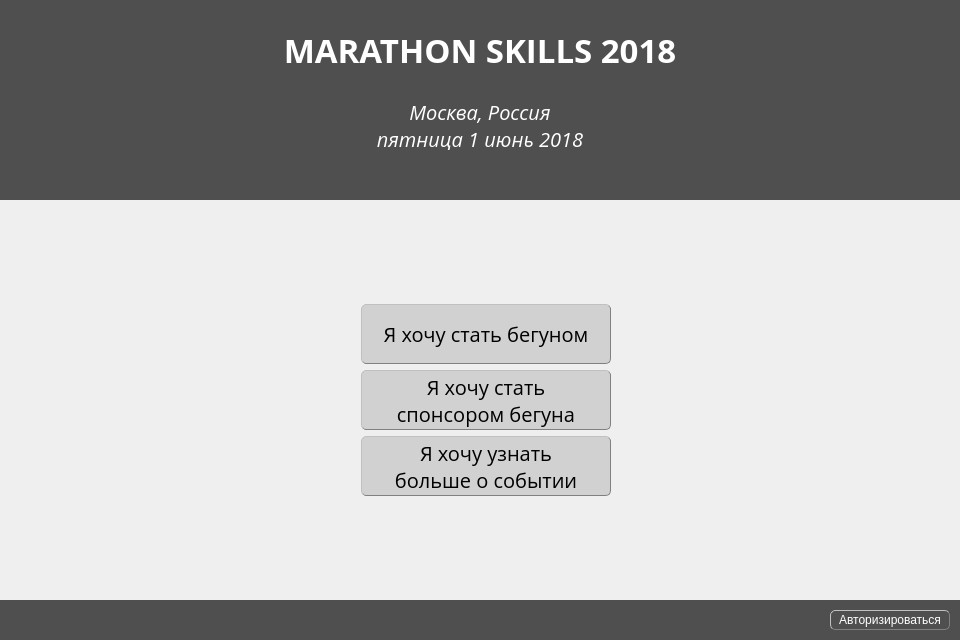
<?xml version="1.0" encoding="UTF-8"?>
<ui version="4.0">
 <class>Widget</class>
 <widget class="QWidget" name="Widget">
  <property name="geometry">
   <rect>
    <x>0</x>
    <y>0</y>
    <width>960</width>
    <height>640</height>
   </rect>
  </property>
  <property name="minimumSize">
   <size>
    <width>960</width>
    <height>640</height>
   </size>
  </property>
  <property name="windowTitle">
   <string>Marathon Skills 2017</string>
  </property>
  <property name="layoutDirection">
   <enum>Qt::LeftToRight</enum>
  </property>
  <layout class="QVBoxLayout" name="verticalLayout">
   <property name="spacing">
    <number>0</number>
   </property>
   <property name="leftMargin">
    <number>0</number>
   </property>
   <property name="topMargin">
    <number>0</number>
   </property>
   <property name="rightMargin">
    <number>0</number>
   </property>
   <property name="bottomMargin">
    <number>0</number>
   </property>
   <item>
    <widget class="QWidget" name="highest_panel" native="true">
     <property name="minimumSize">
      <size>
       <width>960</width>
       <height>200</height>
      </size>
     </property>
     <property name="maximumSize">
      <size>
       <width>16777215</width>
       <height>200</height>
      </size>
     </property>
     <property name="sizeIncrement">
      <size>
       <width>1</width>
       <height>0</height>
      </size>
     </property>
     <property name="styleSheet">
      <string notr="true">background-color: rgb(79, 79, 79);</string>
     </property>
     <layout class="QVBoxLayout" name="verticalLayout_2">
      <property name="spacing">
       <number>0</number>
      </property>
      <property name="leftMargin">
       <number>0</number>
      </property>
      <property name="topMargin">
       <number>0</number>
      </property>
      <property name="rightMargin">
       <number>0</number>
      </property>
      <property name="bottomMargin">
       <number>0</number>
      </property>
      <item>
       <widget class="QLabel" name="label">
        <property name="minimumSize">
         <size>
          <width>960</width>
          <height>100</height>
         </size>
        </property>
        <property name="maximumSize">
         <size>
          <width>16777215</width>
          <height>100</height>
         </size>
        </property>
        <property name="font">
         <font>
          <family>Open Sans</family>
          <pointsize>25</pointsize>
          <weight>75</weight>
          <bold>true</bold>
         </font>
        </property>
        <property name="layoutDirection">
         <enum>Qt::RightToLeft</enum>
        </property>
        <property name="styleSheet">
         <string notr="true">color: white
</string>
        </property>
        <property name="text">
         <string>MARATHON SKILLS 2018</string>
        </property>
        <property name="alignment">
         <set>Qt::AlignCenter</set>
        </property>
       </widget>
      </item>
      <item>
       <widget class="QLabel" name="label_2">
        <property name="minimumSize">
         <size>
          <width>960</width>
          <height>50</height>
         </size>
        </property>
        <property name="maximumSize">
         <size>
          <width>16777215</width>
          <height>50</height>
         </size>
        </property>
        <property name="font">
         <font>
          <family>Open Sans</family>
          <pointsize>15</pointsize>
          <italic>true</italic>
         </font>
        </property>
        <property name="layoutDirection">
         <enum>Qt::RightToLeft</enum>
        </property>
        <property name="styleSheet">
         <string notr="true">color: white</string>
        </property>
        <property name="text">
         <string>Москва, Россия
пятница 1 июнь 2018</string>
        </property>
        <property name="alignment">
         <set>Qt::AlignCenter</set>
        </property>
       </widget>
      </item>
      <item>
       <spacer name="verticalSpacer">
        <property name="orientation">
         <enum>Qt::Vertical</enum>
        </property>
        <property name="sizeHint" stdset="0">
         <size>
          <width>0</width>
          <height>0</height>
         </size>
        </property>
       </spacer>
      </item>
     </layout>
    </widget>
   </item>
   <item>
    <widget class="QWidget" name="middle_panel" native="true">
     <property name="minimumSize">
      <size>
       <width>960</width>
       <height>400</height>
      </size>
     </property>
     <property name="sizeIncrement">
      <size>
       <width>1</width>
       <height>1</height>
      </size>
     </property>
     <property name="focusPolicy">
      <enum>Qt::NoFocus</enum>
     </property>
     <property name="layoutDirection">
      <enum>Qt::LeftToRight</enum>
     </property>
     <layout class="QFormLayout" name="formLayout">
      <property name="sizeConstraint">
       <enum>QLayout::SetDefaultConstraint</enum>
      </property>
      <property name="fieldGrowthPolicy">
       <enum>QFormLayout::AllNonFixedFieldsGrow</enum>
      </property>
      <property name="rowWrapPolicy">
       <enum>QFormLayout::DontWrapRows</enum>
      </property>
      <property name="labelAlignment">
       <set>Qt::AlignCenter</set>
      </property>
      <property name="formAlignment">
       <set>Qt::AlignCenter</set>
      </property>
      <item row="1" column="1">
       <widget class="QPushButton" name="pushButton">
        <property name="minimumSize">
         <size>
          <width>95</width>
          <height>60</height>
         </size>
        </property>
        <property name="maximumSize">
         <size>
          <width>250</width>
          <height>60</height>
         </size>
        </property>
        <property name="sizeIncrement">
         <size>
          <width>0</width>
          <height>0</height>
         </size>
        </property>
        <property name="font">
         <font>
          <family>Open Sans</family>
          <pointsize>15</pointsize>
         </font>
        </property>
        <property name="cursor">
         <cursorShape>PointingHandCursor</cursorShape>
        </property>
        <property name="styleSheet">
         <string notr="true">background-color: rgb(209, 209, 209);
border-style: outset;
border-width: 1px;
border-radius: 5px;
border-color: beige;
min-width: 7em;
padding: 1px;
border-color: grey;
</string>
        </property>
        <property name="text">
         <string>Я хочу стать бегуном</string>
        </property>
        <property name="default">
         <bool>false</bool>
        </property>
        <property name="flat">
         <bool>false</bool>
        </property>
       </widget>
      </item>
      <item row="2" column="1">
       <widget class="QPushButton" name="pushButton_2">
        <property name="minimumSize">
         <size>
          <width>95</width>
          <height>60</height>
         </size>
        </property>
        <property name="maximumSize">
         <size>
          <width>250</width>
          <height>60</height>
         </size>
        </property>
        <property name="sizeIncrement">
         <size>
          <width>0</width>
          <height>0</height>
         </size>
        </property>
        <property name="font">
         <font>
          <family>Open Sans</family>
          <pointsize>15</pointsize>
         </font>
        </property>
        <property name="cursor">
         <cursorShape>PointingHandCursor</cursorShape>
        </property>
        <property name="styleSheet">
         <string notr="true">background-color: rgb(209, 209, 209);
border-style: outset;
border-width: 1px;
border-radius: 5px;
border-color: beige;
min-width: 7em;
padding: 1px;
border-color: grey;</string>
        </property>
        <property name="text">
         <string>Я хочу стать 
спонсором бегуна</string>
        </property>
       </widget>
      </item>
      <item row="3" column="1">
       <widget class="QPushButton" name="pushButton_3">
        <property name="minimumSize">
         <size>
          <width>95</width>
          <height>60</height>
         </size>
        </property>
        <property name="maximumSize">
         <size>
          <width>250</width>
          <height>60</height>
         </size>
        </property>
        <property name="sizeIncrement">
         <size>
          <width>0</width>
          <height>0</height>
         </size>
        </property>
        <property name="font">
         <font>
          <family>Open Sans</family>
          <pointsize>15</pointsize>
         </font>
        </property>
        <property name="cursor">
         <cursorShape>PointingHandCursor</cursorShape>
        </property>
        <property name="styleSheet">
         <string notr="true">background-color: rgb(209, 209, 209);
border-style: outset;
border-width: 1px;
border-radius: 5px;
border-color: beige;
min-width: 7em;
padding: 1px;
border-color: grey;</string>
        </property>
        <property name="text">
         <string>Я хочу узнать 
больше о событии</string>
        </property>
       </widget>
      </item>
     </layout>
    </widget>
   </item>
   <item>
    <widget class="QWidget" name="lower_pamel" native="true">
     <property name="minimumSize">
      <size>
       <width>960</width>
       <height>40</height>
      </size>
     </property>
     <property name="maximumSize">
      <size>
       <width>16777215</width>
       <height>40</height>
      </size>
     </property>
     <property name="sizeIncrement">
      <size>
       <width>1</width>
       <height>0</height>
      </size>
     </property>
     <property name="styleSheet">
      <string notr="true">background-color: rgb(79, 79, 79)</string>
     </property>
     <layout class="QHBoxLayout" name="horizontalLayout">
      <property name="spacing">
       <number>0</number>
      </property>
      <property name="leftMargin">
       <number>0</number>
      </property>
      <property name="topMargin">
       <number>0</number>
      </property>
      <property name="rightMargin">
       <number>10</number>
      </property>
      <property name="bottomMargin">
       <number>0</number>
      </property>
      <item>
       <widget class="QLabel" name="label_3">
        <property name="sizeIncrement">
         <size>
          <width>1</width>
          <height>0</height>
         </size>
        </property>
        <property name="font">
         <font>
          <family>Open Sans</family>
          <pointsize>13</pointsize>
         </font>
        </property>
        <property name="styleSheet">
         <string notr="true">color: white</string>
        </property>
        <property name="text">
         <string/>
        </property>
        <property name="scaledContents">
         <bool>false</bool>
        </property>
        <property name="alignment">
         <set>Qt::AlignCenter</set>
        </property>
       </widget>
      </item>
      <item>
       <widget class="QPushButton" name="pushButton_4">
        <property name="minimumSize">
         <size>
          <width>95</width>
          <height>20</height>
         </size>
        </property>
        <property name="maximumSize">
         <size>
          <width>120</width>
          <height>20</height>
         </size>
        </property>
        <property name="cursor">
         <cursorShape>PointingHandCursor</cursorShape>
        </property>
        <property name="styleSheet">
         <string notr="true">border-style: outset;
border-width: 1px;
border-radius: 5px;
border-color: beige;
min-width: 7em;
padding: 1px;
border-color: grey;
color: white;</string>
        </property>
        <property name="text">
         <string>Авторизироваться</string>
        </property>
       </widget>
      </item>
     </layout>
    </widget>
   </item>
  </layout>
 </widget>
 <layoutdefault spacing="6" margin="11"/>
 <resources/>
 <connections/>
</ui>
